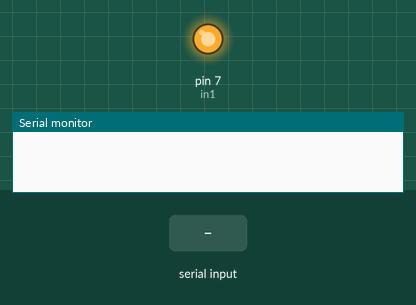
A sketch run on a simulated Arduino Uno, built with avr-gcc and run on an emulated ATmega328P. Parts: output pins drawn as LEDs (lit = HIGH), the last lines printed to the serial monitor. The inputs (shaded band) are chosen by the test bench.

Above: at 1.2 s.
1.3 s: "0" received over Serial
At 2.0 s:
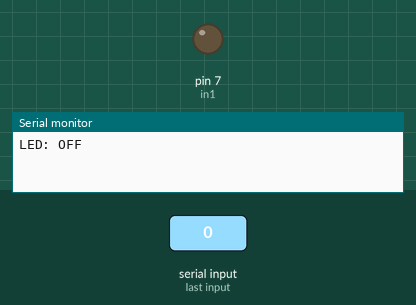
2.8 s: "1" received over Serial
At 3.2 s:
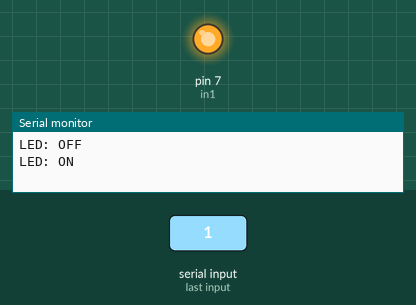
Timing chart, 0 to 5.8 s (numbered marks = the images above; inputs shaded):
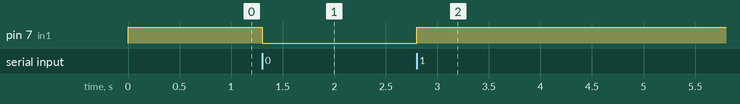

Measured:
- after the input at 1.3 s, pin 7 (in1): HIGH → LOW at once
- after the input at 2.8 s, pin 7 (in1): LOW → HIGH at once

The sketch:

relay_with_bluetooth.ino
```cpp
int in1 = 7;
int state = 0;
void setup() {
  pinMode(in1, OUTPUT);
  digitalWrite(in1, HIGH);
  Serial.begin(38400);
}
void loop() {
  if(Serial.available() > 0){ // Checks whether data is comming from the serial port
    state = Serial.read(); // Reads the data from the serial port
 }
 if (state == '0') {
  digitalWrite(in1, LOW); // Turn LED OFF
  Serial.println("LED: OFF"); // Send back, to the phone, the String "LED: ON"
  state = 0;
}
else if (state == '1') {
  digitalWrite(in1, HIGH);
  Serial.println("LED: ON");
  state = 0;
 } }
```
